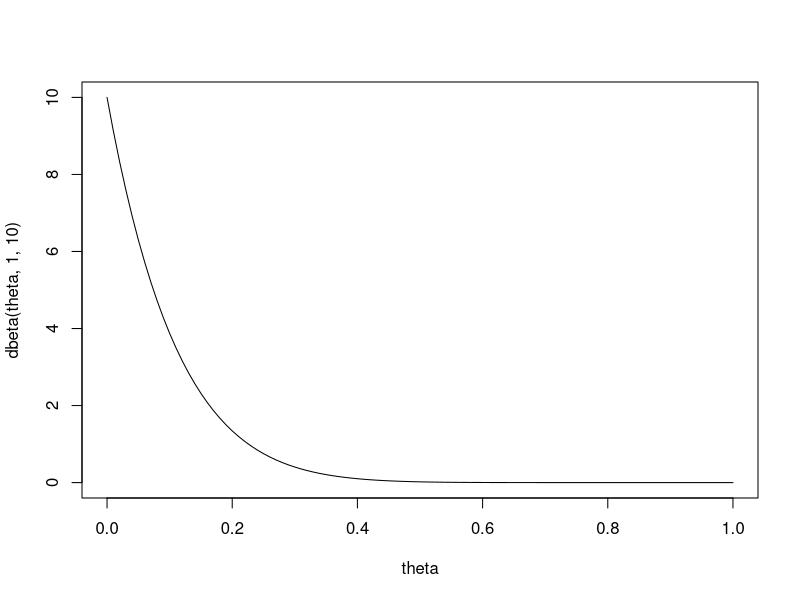
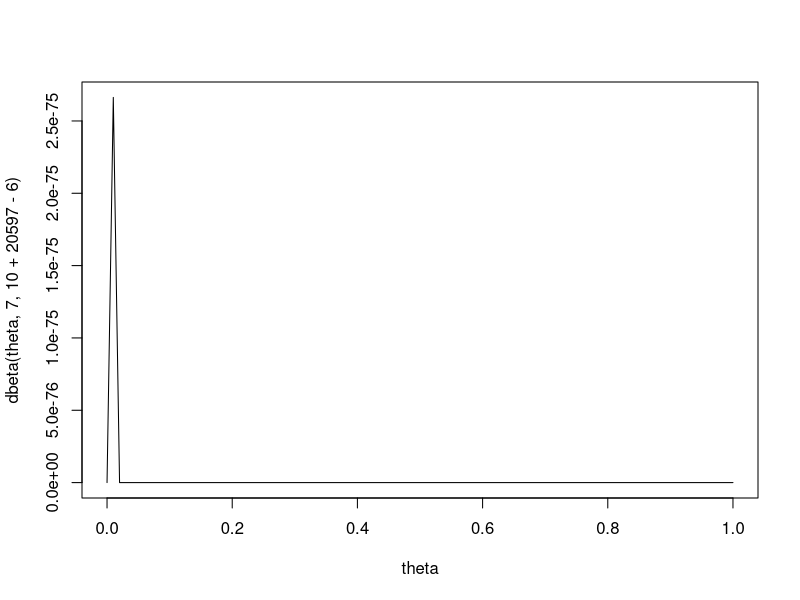
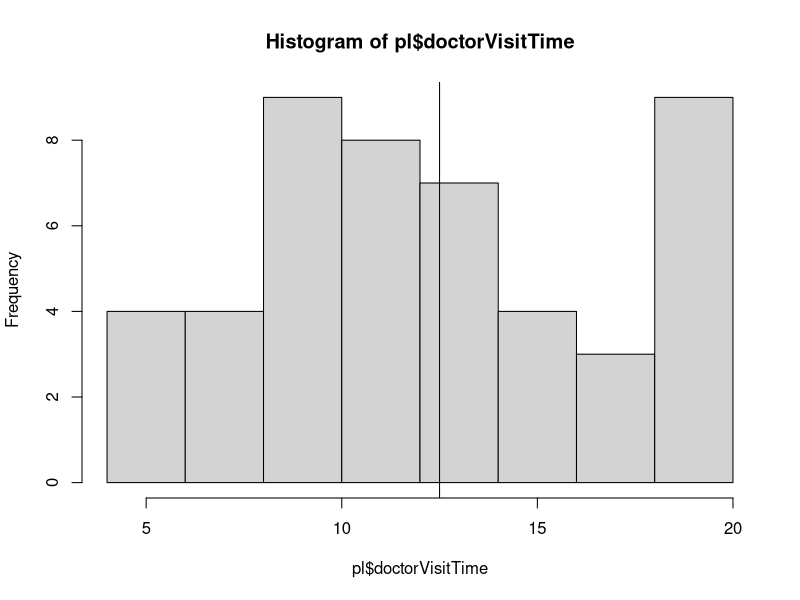
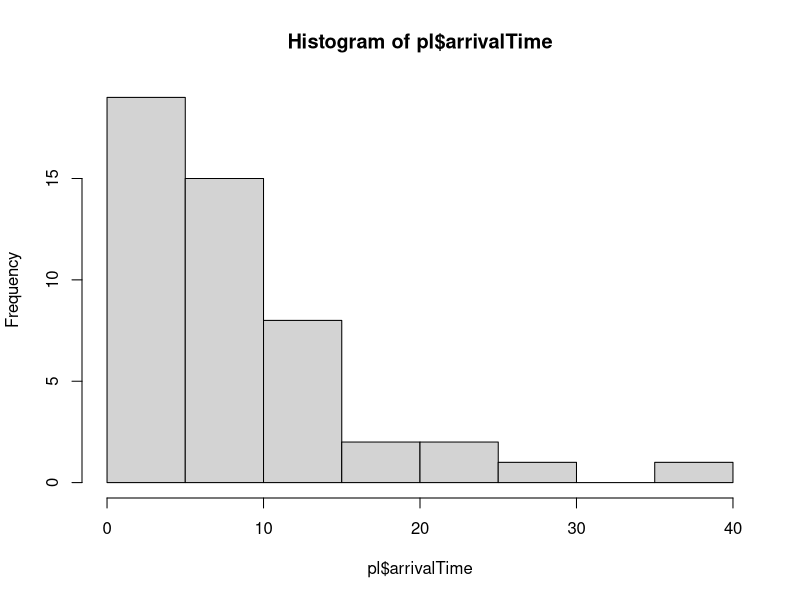
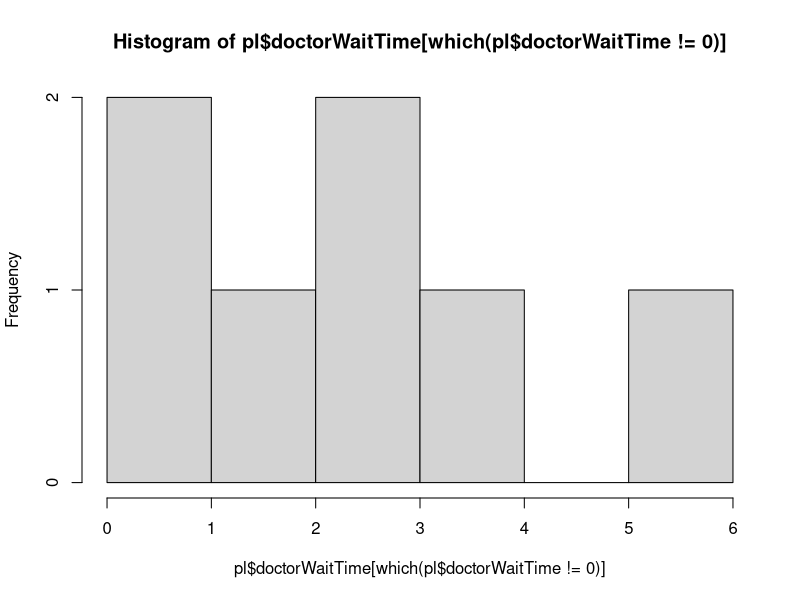
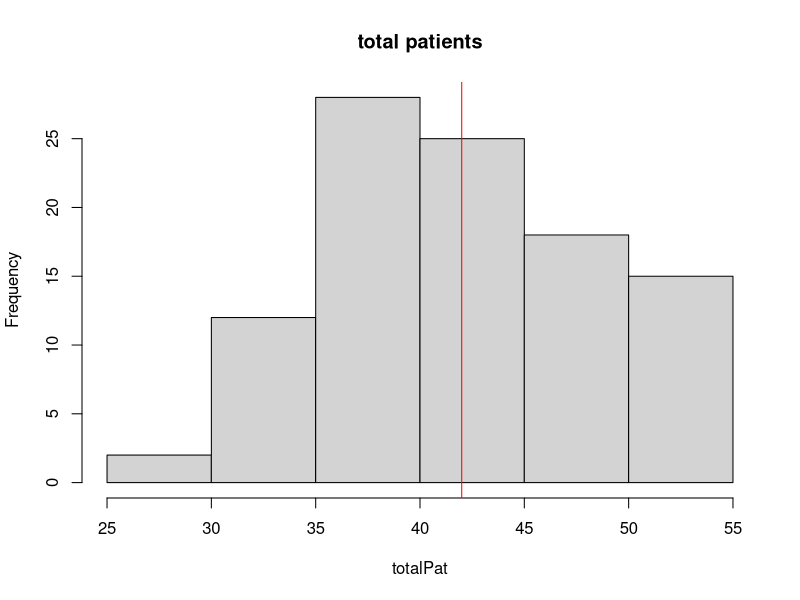
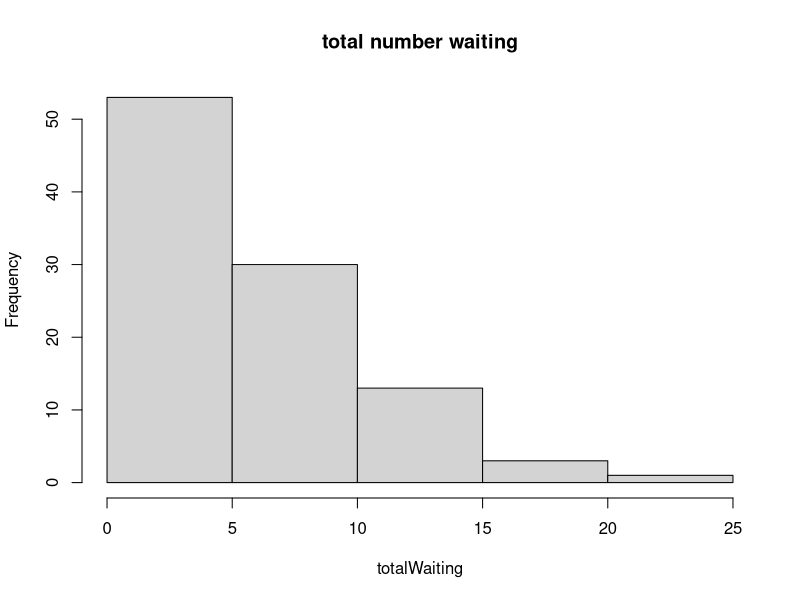
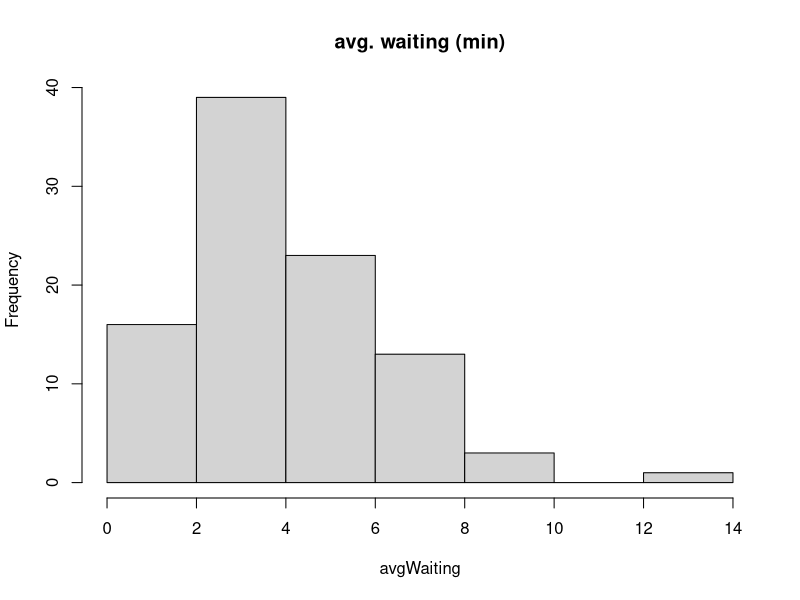

The R script that drew these images, in order:
## ---- chunk 1
 fy<-function(y) {return(0.5*dnorm(y,mean=1,sd=2)+0.5*dnorm(y,2,sd=2))}    
## ---- chunk 2
dy<-function(y){ return( (1/2)*dnorm(y,mean=1,sd=2)/fy(y))}
dy(1)
## ---- chunk 3
spread<-8

## outcome of the games favor score - underdog score
 games<-c(-7,-5,-3,-3,1,6,7,13,15,16,20,21)
## frequentist approach
 fav.wins<-  mean(games>0)
 message(paste0("(frequentist): fav wins: ", round(fav.wins,2)))
 fav.by.8<- mean((games>8))
  message(paste0("(frequentist): fav wins by 8: ", round(fav.by.8,2)))

  ## P( fav. wins >8 | fav. wins) = P(fav. wins > 8, fav. wins )/ P(fav. wins)
 cond<-sum(games>8 & games>0)/sum(games>0)   
  c<-fav.by.8/fav.wins
 message(paste0("(frequentist): fav wins by 8 given fav. wins: ", round(cond,2)))
## ---- chunk 4
## part b
  d<-games-8
  sample.mean <-mean(d)
  sample.sd<-sd(d)
  ## assume  d|x ~ N(0,10.10)
  fav.wins.norm<- 1-pnorm(-8,mean=sample.mean,sd=sample.sd)
   message(paste0("(normal): fav wins: ", round(fav.wins.norm,2)))

  fav.by.8.norm<-1-pnorm(0,mean=sample.mean,sd=sample.sd)
    message(paste0("(normal): fav wins by 8: ", round(fav.by.8.norm,2)))
## Pr(Wins by 8 | Fav. wins) = P(Fav. wins | wins by 8)P(wins by 8) / P(fav. wins)
    ## P(Fav. wins | wins by 8) = 1
  cond.norm<-fav.by.8.norm/fav.wins.norm
   message(paste0("(normal): fav wins by 8 given fav. wins: ", round(cond.norm,2)))

## ---- chunk 5
theta=seq(from=0,to=1,by=.01)
plot(theta,dbeta(theta,1,10),type='l')
## ---- chunk 6
 # the posterior for theta is Beta(1+6,10+20597-6)
 plot(theta,dbeta(theta,7,10+20597-6),type='l')

 ## posterior mean is 7/(20601)
## then P(X>=1) = 1-P(X<=0 | p)
  1-pbinom(0,435,prob=7/20608)
## ---- chunk 7

 
 
### waiting time for a new patient to arrive in the clinic
###########################################################
 # patientList is the data frame of all patients
 # closeTime is the time to stop admitting (420 minutes)
 # currentPatient Number 
 # current time is the running total of time
  newPatientArrival<-function(patientList,
                             closeTime=timeToClose,
                              waitTime,
                             visitTime,
                             currentPatientNumber=0,
                             currentTime,
                             assignedDoctor="none",
                             completionTime=0){
    # waiting time for next patient
     patientTime<-round(rexp(1,rate=1/10),2)
    # current time of existing patients
     current<-max(patientList$currentTime)
   ## the clinic stops admitting patients at 4pm
   if( (current+patientTime)<=closeTime){
     ## in minutes
   newPatient<-createPatientChart(currentPatientNumber,patientTime,waitTime,visitTime,currentTime,assignedDoctor,0)
    }else{
    newPatient<-createPatientChart(currentPatientNumber,patientTime,waitTime,visitTime,currentTime,"closed_notAdmitted",0)
   }
   return(newPatient)
 }
#################### 
 
 
 
 computeWaitTime<-function(doctors=NULL,
                           patientList=NULL,
                           patientID=1){
   ## need to compute visiting time (booked)
   ## next time available
   ## required input current time for a specific doctor/patient ?
   # patient time (minutes)
   
   ## FIX ME: it is grabbing 2 patient IDs?
   currentTime<-patientList$currentTime[which(patientList$patient==patientID)]
   visitTime<-runif(1,min=5,max=20) ## minutes
 
   
   if(any(doctors$nextTimeAvail<currentTime)){
     waitTime=0
     assignedDr<-sample(doctors$dr[which(doctors$nextTimeAvail<currentTime)],1)
     ### current time + visitTime
     nextAvailTime<- visitTime+currentTime+waitTime
     ## completion time for patient exit (closing time).
   }else if(any(doctors$nextTimeAvail<currentTime)==FALSE){
     # all doctors are booked, no available doctors.
     # wait time is the difference between next available time (assuming all times are greater than patient time)
     waitTime<-min(doctors$nextTimeAvail-currentTime)
     assignedDr<-doctors$dr[which( (doctors$nextTimeAvail-currentTime)==min(doctors$nextTimeAvail-currentTime))]
       if(length(assignedDr)>1){
         assignedDr<-assignedDr[1]
       }
     nextAvailTime<- visitTime+currentTime+waitTime  ## completion time for patient to exit
    }## if all doctors unavail
    #print(assignedDr)
    #print(currentTime)
    ##  update doctor list
     doctors[which(doctors$dr==assignedDr),'visitingPatient']<-patientID
     doctors[which(doctors$dr==assignedDr),'nextTimeAvail']<-nextAvailTime
     doctors[which(doctors$dr==assignedDr),'currentTime']<-currentTime ## patient time
     doctors[which(doctors$dr==assignedDr),'visitTimeLength']<-visitTime
     # flag avail to no.
     doctors[which(doctors$dr==assignedDr),'avail']<-'no'
     ## update patient list
     patientList[which(patientList$patient==patientID),'doctorWaitTime']<-waitTime
     patientList[which(patientList$patient==patientID),'doctorVisitTime']<-visitTime
     patientList[which(patientList$patient==patientID),'assignedDoctor']<-assignedDr
     patientList[which(patientList$patient==patientID),'completionTime']<-nextAvailTime
   return(list(patient=patientList,doctor=doctors))
 }
 
 
 ## creates a patient object
 createPatientChart<-function(currentPatientNumber,arrivalTime,waitTime,visitTime,currentTime,assignedDoctor,completionTime){
   patientID<-data.frame(patient=currentPatientNumber+1,
                         arrivalTime=arrivalTime,
                         doctorWaitTime=waitTime,
                         doctorVisitTime=visitTime,
                         currentTime=currentTime,
                         assignedDoctor=assignedDoctor,
                         completionTime=0)
   return(patientID)
 }
 
 updatePatientList<-function(patientList,patientID){
   patientList<-rbind(patientList,patientID)
   return(patientList)
 }
 
updateTime<-function(currentTime,newTime=NULL,p1){
  p1$currentTime<-currentTime+newTime
  return(p1)
}
 totalPatients<-0
## this is the simulation
 ## first task : loop through the time update for patients
 ## second task : include the doctor assignment query.
simulateProcess<-function(doctors=NULL,
                          totalWait=NULL,
                          totalPatients=0,
                          timeToClose=420,
                          currentTime=NULL){
  ## initiate Patient List
 patientList<-data.frame(patient=0,
                         arrivalTime=0,
                         doctorWaitTime=0,
                         doctorVisitTime=0,
                         currentTime=0,
                         assignedDoctor='none',
                         completionTime=0)
 ## not sure what to put here.
 currentTime<-patientList$currentTime[which(patientList$patient==max(patientList$patient))] ## current time is the max current time from patient chart.
 currentPatientNumber<-0
 
 ## timeToClose (minutes) is stopping to admit patients
  while(currentTime<timeToClose){
    ## patient enters after the (i-1) patient enters.
    p1<-newPatientArrival(patientList,
                             closeTime=timeToClose,
                          waitTime=0,
                          visitTime=0,
                             currentPatientNumber=currentPatientNumber,
                             currentTime)
    ## update time
    p1<-updateTime(p1$currentTime,newTime=p1$arrivalTime,p1)
    
    # given a patient time, switch the availability of any doctor
    # if a doctors next available time is less than the current time, switch him to available
    ## FIX ME: need to ensure this flag is correct.
    if(any(doctors$nextTimeAvail<p1$currentTime)){
      doctors$avail[which(doctors$nextTimeAvail<p1$currentTime)]<-'yes'
    }
    
    ## create a patient list
    if(currentPatientNumber==0){
      patientList<-p1
     # update patient number  
      currentPatientNumber<-currentPatientNumber+1
    }else{
      patientList<-rbind(patientList,p1)
     # update patient number  
      currentPatientNumber<-currentPatientNumber+1
    }
    
    ## task 2 assign a doctor
     ### check for doctor availability
     ## compute wait time, and/or compute the next available time
     ## returns a list object.
    clinicList<-computeWaitTime(doctors,patientList,patientID=patientList$patient[currentPatientNumber])
  
    doctors<-clinicList[["doctor"]]
   patientList<-clinicList[["patient"]]
   ## update flags
     # update currentTime
    ## current time is cumulative sum of the arrival times.
   currentTime<-patientList$currentTime[which(patientList$patient==max(patientList$patient))] ## current time is the max current time from patient chart.
   
   ## fix me:
   ## reset doctor availability based on current patient time.
   upID<-which(doctors$nextTimeAvail<currentTime)
   doctors$nextTimeAvail[upID]<-currentTime
   doctors$currentTime[upID]<-currentTime 
   doctors$visitTimeLength[upID]<-0 
  }## while loop
  return(list(patient=patientList,doctors=doctors))
}

## ---- chunk 8

 doctors<-data.frame(dr=c('a','b','c'),
                     visitingPatient=c(0,0,0), ## who is doctor seeing (patient ID)
                     visitTimeLength=c(0,0,0), # length of doctor visit U(5,20)
                     currentTime=c(0,0,0),    ## current Time
                     nextTimeAvail=c(0,0,0),  ## current time + visitTimeLength = next avail time.
                     avail=c("yes","yes","yes"))
## initiate times
 totalWait<-0
 currentPatientNumber<-0
 ## clinic opens at 9am -4pm that is 7 hours (420 min.)
 timeToClose<-7*60 ## stops admiting patienets in 420 minutes
 ## current time is 0
 ## this will be the running total of minutes.
 currentTime<-0
 
 
 
res<-simulateProcess(doctors,
                          totalWait,
                          totalPatients,
                          timeToClose,
                          currentTime)

pl<-res$patient[which(res$patient$currentTime<=420),]

 hist(pl$doctorVisitTime)
 abline(v=(20+5)/2) ## should be ~12
 
 hist(pl$arrivalTime) ## should be close to 10  exp(1/10) has mean 10
 
  hist(pl$doctorWaitTime[which(pl$doctorWaitTime!=0)]) ## about 2.41
  print(max(pl$completionTime)-420) ## closing time
  print(max(pl$patient)) ## total patient  should be 42

## (20-5)/6 + 10 this is about 12.5 minutes of arrival + visit time. which is approximately close to 10 
## the arrival time is about 10 minutes.  

## we should expect 42 patients
 #420/10
  
  ## sanity check
  #all(pl$currentTime+pl$doctorWaitTime+pl$doctorVisitTime-pl$completionTime==0)
## ---- chunk 9

 totalPat<-NULL
 totalWaiting<-NULL
 avgWaiting<-NULL
 closing<-NULL
 patientList<-NULL
 p1<-NULL
 
for(i in 1:100){
  
 doctors<-data.frame(dr=c('a','b','c'),
                     visitingPatient=c(0,0,0), ## who is doctor seeing (patient ID)
                     visitTimeLength=c(0,0,0), # length of doctor visit U(5,20)
                     currentTime=c(0,0,0),    ## current Time
                     nextTimeAvail=c(0,0,0),  ## current time + visitTimeLength = next avail time.
                     avail=c("yes","yes","yes"))
## initiate times
 totalWait<-0
 totalPatients<-0
 currentPatientNumber<-0
 ## clinic opens at 9am -4pm that is 7 hours (420 min.)
 timeToClose<-7*60 ## stops admiting patienets in 420 minutes
 ## current time is 0
 ## this will be the running total of minutes.
 currentTime<-0
 
 
res<-simulateProcess(doctors,
                          totalWait,
                          totalPatients,
                          timeToClose,
                          currentTime)

pl<-res$patient[which(res$patient$currentTime<=420),]


 totalPat<-c(totalPat,max(pl$patient))
  totalWaiting<-c(totalWaiting,nrow(pl[which(pl$doctorWaitTime!=0),]))
 avgWaiting<-c(avgWaiting,mean(pl[which(pl$doctorWaitTime!=0),"doctorWaitTime"]))
 closing<-c(closing,max(pl$completionTime))
 
}
 
 hist(totalPat,main="total patients")
 abline(v=420/10,col='red')
 
 hist(totalWaiting,main="total number waiting")
 hist(avgWaiting,main="avg. waiting (min)")
 hist(closing-420,main="closing time")

